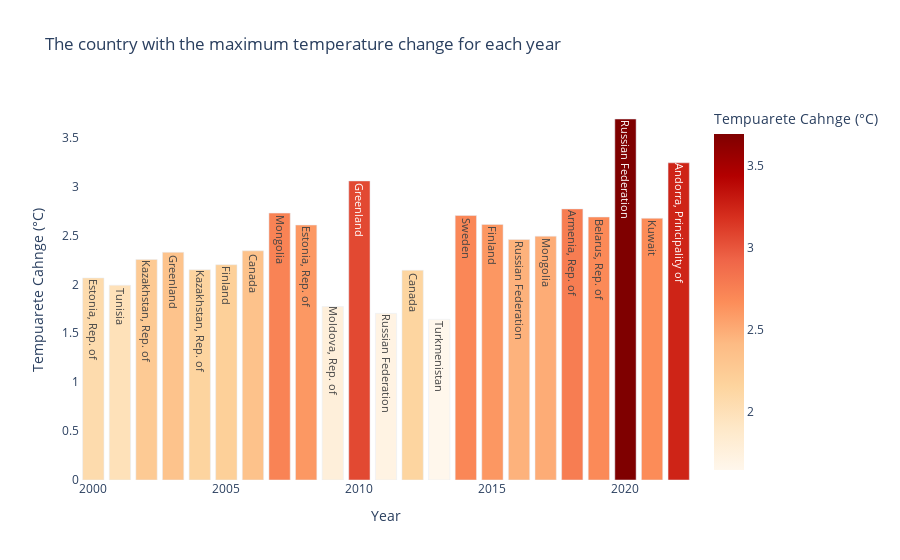

Notebook code cell kept with this figure:
### Code cell
fig = px.bar(top_countries_year.sort_values("Year", ascending=False), x='Year', y='Tempurate_Change', color='Tempurate_Change',
              color_continuous_scale = 'orrd', title='The country with the maximum temperature change for each year', text="Country",
              labels={'Tempurate_Change': 'Tempuarete Cahnge (°C)'})

fig.update_layout(
    xaxis=dict(showgrid=False),
    yaxis=dict(showgrid=False),
    plot_bgcolor='rgba(0,0,0,0)', 
)
fig.show()

### Figure 1 — Plotly figure (JSON) as saved in the notebook; plotly's stock layout.template omitted (floating-point values rounded to 4 significant figures)
{"data": [{"alignmentgroup": "True", "hovertemplate": "Year=%{x}<br>Tempuarete Cahnge (°C)=%{marker.color}<br>Country=%{text}<extra></extra>", "legendgroup": "", "marker": {"color": [3.243, 2.676, 3.691, 2.689, 2.772, 2.493, 2.459, 2.613, 2.704, 1.643, 2.144, 1.704, 3.058, 1.774, 2.607, 2.729, 2.343, 2.201, 2.15, 2.328, 2.255, 1.992, 2.066], "coloraxis": "coloraxis", "pattern": {"shape": ""}}, "name": "", "offsetgroup": "", "orientation": "v", "showlegend": false, "text": ["Andorra, Principality of", "Kuwait", "Russian Federation", "Belarus, Rep. of", "Armenia, Rep. of", "Mongolia", "Russian Federation", "Finland", "Sweden", "Turkmenistan", "Canada", "Russian Federation", "Greenland", "Moldova, Rep. of", "Estonia, Rep. of", "Mongolia", "Canada", "Finland", "Kazakhstan, Rep. of", "Greenland", "Kazakhstan, Rep. of", "Tunisia", "Estonia, Rep. of"], "textposition": "auto", "type": "bar", "x": [2022, 2021, 2020, 2019, 2018, 2017, 2016, 2015, 2014, 2013, 2012, 2011, 2010, 2009, 2008, 2007, 2006, 2005, 2004, 2003, 2002, 2001, 2000], "xaxis": "x", "y": [3.243, 2.676, 3.691, 2.689, 2.772, 2.493, 2.459, 2.613, 2.704, 1.643, 2.144, 1.704, 3.058, 1.774, 2.607, 2.729, 2.343, 2.201, 2.15, 2.328, 2.255, 1.992, 2.066], "yaxis": "y"}], "layout": {"barmode": "relative", "coloraxis": {"colorbar": {"title": {"text": "Tempuarete Cahnge (°C)"}}, "colorscale": [[0, "rgb(255,247,236)"], [0.125, "rgb(254,232,200)"], [0.25, "rgb(253,212,158)"], [0.375, "rgb(253,187,132)"], [0.5, "rgb(252,141,89)"], [0.625, "rgb(239,101,72)"], [0.75, "rgb(215,48,31)"], [0.875, "rgb(179,0,0)"], [1, "rgb(127,0,0)"]]}, "legend": {"tracegroupgap": 0}, "plot_bgcolor": "rgba(0,0,0,0)", "title": {"text": "The country with the maximum temperature change for each year"}, "xaxis": {"anchor": "y", "domain": [0, 1], "showgrid": false, "title": {"text": "Year"}}, "yaxis": {"anchor": "x", "domain": [0, 1], "showgrid": false, "title": {"text": "Tempuarete Cahnge (°C)"}}}}
